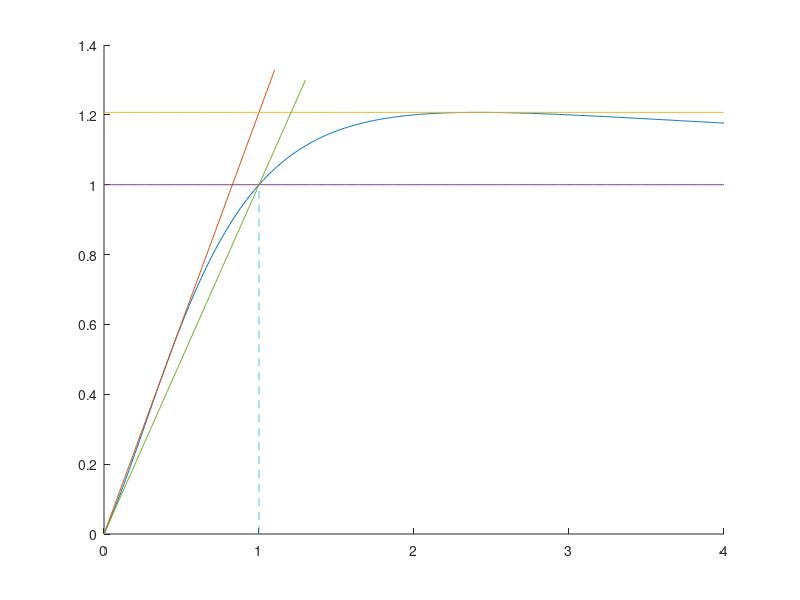

The MATLAB script that drew this image:
% Diagram of van Albada limiter

% Theory in Section 10.8 of:

% 	P. Wesseling: Principles of Computational Fluid Dynamics
% 	Springer, Heidelberg, 2000 ISBN 3-5453-0. XII, 642 pp.
% See http://ta.twi.tudelft.nl/nw/users/wesseling/cfdbook.html

% This program makes Fig. 10.27 in the book

figure(1), clf, hold on

x = 0.0:0.01:4.0; y = (x.*x + x)./(1 + x.*x);	% Graph of van Albada limiter
plot(x,y)

x = 0.0:0.01:1.1; y = 0.5*(1+sqrt(2))*x; plot(x,y)
x = 0.0:0.01:4.0; y = 0.5*(1+sqrt(2))*ones(size(x)); plot(x,y)
y = ones(size(x)); plot(x,y)
x = 0.0:0.01:1.3; plot(x,x)
y = 0.0:0.01:1; x = ones(size(y)); plot(x,y,'--')
